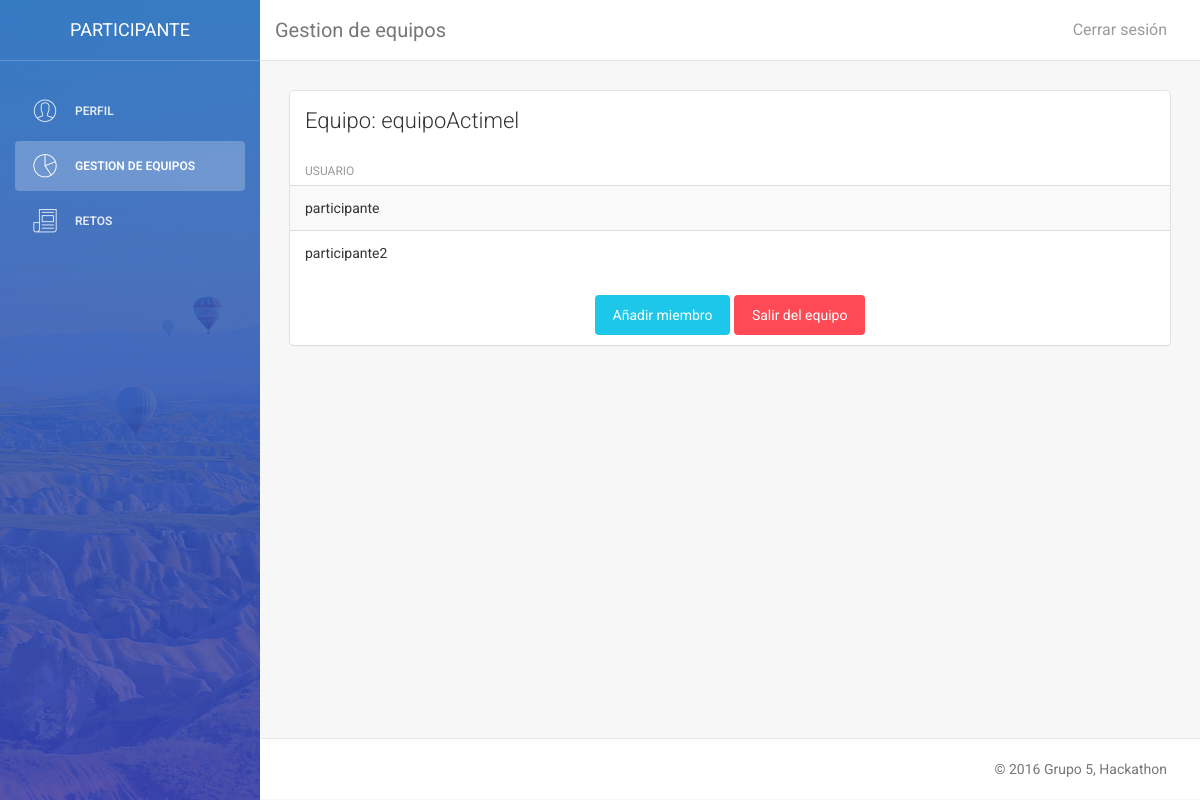
The page /vistas/participante/p_equipos.php (signed in) on the database as committed earlier.
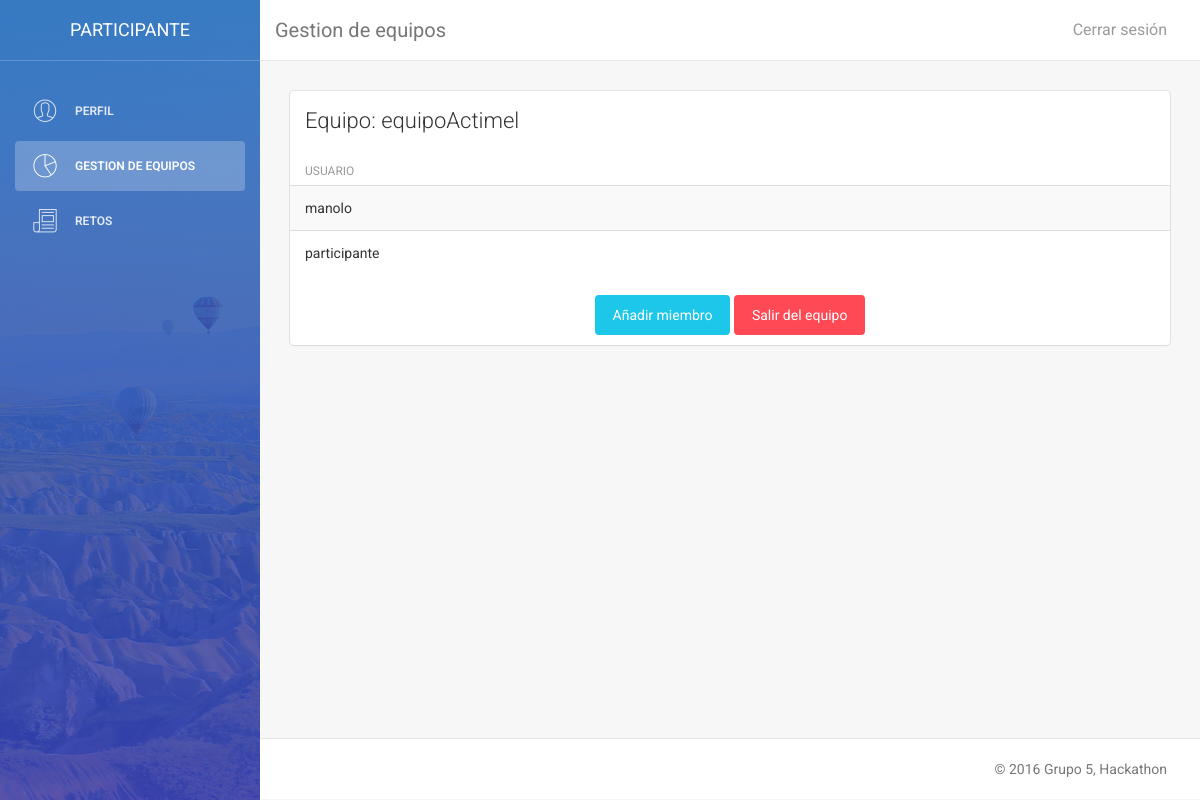
The same page on the database as committed later.
### tables this page shows
CREATE TABLE IF NOT EXISTS Usuario (
  `idUsuario` VARCHAR(50) NOT NULL,
  `Sede_idSede` VARCHAR(50) NOT NULL,
  `Nombre` VARCHAR(50) NOT NULL,
  `Password` VARCHAR(300) NOT NULL,
  `Email` VARCHAR(50) NOT NULL,
  `Idioma` ENUM('esp', 'eng') NOT NULL DEFAULT 'esp',
  `Equipo_idEquipo` VARCHAR(50) DEFAULT NULL,
  `Rol` ENUM('admin', 'juradoNacional', 'juradoSede', 'participante') DEFAULT 'participante',
   PRIMARY KEY (`idUsuario`),
  CONSTRAINT `fk_Usuario_Sede`
    FOREIGN KEY (`Sede_idSede`)
    REFERENCES Sede(`idSede`)
    ON DELETE CASCADE
    ON UPDATE CASCADE,
  CONSTRAINT `fk_Usuario_Equipo`
    FOREIGN KEY (`Equipo_idEquipo`)
    REFERENCES Equipo(`idEquipo`)
    ON DELETE CASCADE
    ON UPDATE CASCADE);

### modelo/model_usuario.php (called while the page is built, shortened)
<?php
include_once 'connect_DB.php';
class Usuario {
    private function getSede ($pk){
        $db = new Database();
        $query = 'SELECT Sede_idSede FROM Usuario WHERE idUsuario = \'' . $pk .  '\'';
        $result = $db->consulta($query);
        $row = $result->fetch_array(MYSQLI_NUM);
        $sede = $row[0];
        return $sede;
    }
    private function getNombre ($pk){
        $db = new Database();
        $query = 'SELECT Nombre FROM Usuario WHERE idUsuario = \'' . $pk .  '\'';
        $result = $db->consulta($query);
        $row = $result->fetch_array(MYSQLI_NUM);
        $nombre = $row[0];
        return $nombre;
    }
    private function getEmail ($pk){
        $db = new Database();
        $query = 'SELECT Email FROM Usuario WHERE idUsuario = \'' . $pk .  '\'';
        $result = $db->consulta($query);
        $row = $result->fetch_array(MYSQLI_NUM);
        $email = $row[0];
        return $email;
    }
    private function getIdioma ($pk){
        $db = new Database();
        $query = 'SELECT Idioma FROM Usuario WHERE idUsuario = \'' . $pk .  '\'';
        $result = $db->consulta($query);
        $row = $result->fetch_array(MYSQLI_NUM);
        $idioma = $row[0];
        return $idioma;
    }
    private function getRol ($pk){
        $db = new Database();
        $query = 'SELECT Rol FROM Usuario WHERE idUsuario = \'' . $pk .  '\'';
        $result = $db->consulta($query);
        $row = $result->fetch_array(MYSQLI_NUM);
        $rol = $row[0];
        return $rol;
    }
    private function getEquipo ($pk){
        $db = new Database();
        $query = 'SELECT Equipo_idEquipo FROM Usuario WHERE idUsuario = \'' . $pk .  '\'';
        $result = $db->consulta($query);
        $row = $result->fetch_array(MYSQLI_NUM);
        $equipo = $row[0];
        return $equipo;
    }
    public function getPassword ($pk){
        $db = new Database();
        $query = 'SELECT Password FROM Usuario WHERE idUsuario = \'' . $pk .  '\'';
        $result = $db->consulta($query);
        $row = $result->fetch_array(MYSQLI_NUM);
        $pass = $row[0];
        return $pass;
    }
    public function consultar ($pk){
        $sede = $this->getSede($pk);
        $usuNombre = $this->getNombre($pk);
        $usuEmail = $this->getEmail($pk);
        $usuPass = $this->getPassword($pk);
        $idioma = $this->getIdioma($pk);
        $equipo = $this->getEquipo($pk);
        $rol = $this->getRol($pk);
        $usuario = array("idUsuario"=>$pk, "sede"=>$sede, "nombre"=>$usuNombre, "email"=>$usuEmail, "password"=>$usuPass, "idioma"=>$idioma, "equipo"=>$equipo, "rol" => $rol);
        return $usuario;
    }
}
?>

### modelo/connect_DB.php (called while the page is built, shortened)
<?php
class Database {
    var $conexion;
    public function __construct($host="localhost",$user="admin_hackaton",
                                $pass="iu", $db="et1_hackaton"){
        $this->conexion = mysqli_connect($host, $user, $pass, $db);
    }
    public function consulta($sentencia){
        return mysqli_query($this->conexion,$sentencia);
    }
}
?>

### modelo/esp.php (called while the page is built, shortened)
<?php
$idioma["aceptar"] = "Aceptar";
$idioma["cancelar"] = "Cancelar";
$idioma["editar"] = "Editar";
$idioma["eliminar"] = "Eliminar";
$idioma["volver"] = "Volver";
$idioma["crear"] = "Crear";
$idioma["modificar"] = "Modificar";
$idioma["cerrar"] = "Cerrar sesión";
$idioma["si"] = "SI";
$idioma["no"] = "NO";
$idioma["ver"] = "Ver";
$idioma["add"] = "Añadir";
$idioma['perfil'] = "Perfil";
$idioma['editar_perfil'] = "Editar perfil";
$idioma['eliminar_perfil'] = "Eliminar mi cuenta";
$idioma['rol'] = "Rol";
$idioma['idioma'] = "Idioma";
$idioma['nueva_pass'] = "Nueva contraseña";
$idioma["login_introduccion"] = "Bienvenido a la pagina del Hackaton.";
$idioma["login_introduccion2"] = "El mayor evento de retos del mundo";
$idioma["login_logueate"] = "Logueate en nuestro sitio";
$idioma["login_introduzca"] = "Introduzca su usario y contraseña para entrar:";
$idioma["login_usuario"] = "Usuario";
$idioma["login_pass"] = "Contraseña";
$idioma["login_aceptar"] = "Entra!";
$idioma["login_registrar"] = "Regístrate";
$idioma["login_or"] = "o si no...";
$idioma["login_visita"] = "Mira los retos";
$idioma["login_retos"] = "Retos";
$idioma['login_frase_retos'] = "Haz click en los retos para ver su descripcion";
$idioma['volver_login'] = "Volver al login";
$idioma['crear_reto'] = "¡Crea un reto!";
$idioma["registro_introduccion"] = "Bienvenido a la pagina del Hackaton.";
$idioma["registro_introduccion2"] = "El mayor evento de retos del mundo";
$idioma["registro_registrate"] = "Regístrate en nuestro sitio";
$idioma["registro_introduzca"] = "Rellena los campos para regístrarte:";
$idioma["registro_usuario"] = "Usuario";
$idioma["registro_sede"] = "Sede";
$idioma["registro_nombre"] = "Nombre";
$idioma["registro_pass"] = "Contraseña";
$idioma["registro_email"] = "Correo";
$idioma["registro_equipo"] = "Equipo";
$idioma["registro_aceptar"] = "Regístrate";
$idioma["registro_volver"] = "Volver";
$idioma["reto_introduce"] = "Completa los siguientes campos";
$idioma["gestion_retos"] = "Gestión de retos";
$idioma["retoSi"] = "Retos aceptados";
?>

### vistas/participante/p_equipos.php (the view, shortened to what the changed rows need)
<!doctype html>
<html lang="en">
    <?php
    include_once "../../modelo/model_usuario.php";
    $usu = new Usuario();
    $datos = $usu->consultar($_SESSION['login_usuario']);
    ?>
    <body>
        <div class="wrapper">
            <div class="main-panel">
                <div class="content">
                    <div class="container-fluid">
                        <?php if($datos['equipo'] == null){ ?>
                        <div class="container-fluid" style="text-align: center;">
                            <h2><?php echo $idioma['sin_equipo'];?></h2>
                            <p><?php echo $idioma['sin_equipo2'];?></p>
                            <button type="button" class="btn btn-info btn-fill" onclick="location.href='p_equipo_nuevo.php'"><?php echo $idioma['nuevo_equipo'];?></button>
                        </div>
                        <?php } else { ?>
                        <div class="row">
                            <div class="col-md-12">
                                <div class="card">
                                    <div class="content table-responsive table-full-width">
                                        <table class="table table-hover table-striped">
                                            <thead>
                                                <th><?php echo $idioma['login_usuario']; ?></th>
                                            </thead>
                                            <tbody>
                                                <?php
                                                $usuarios = $usu->usuariosEquipo($datos['equipo']);
                                                $numero = 0;
                                                foreach($usuarios as $u){
                                                ?>
                                                <tr>
                                                    <td><?php echo $u['idUsuario']; $numero++; ?></td>
                                                </tr>
                                                <?php } ?>
                                            </tbody>
                                        </table>
                                    </div>
                                </div>
                            </div>
                        </div>
                        <?php } ?>
                    </div>
                </div>
            </div>
        </div>
    </body>
</html>

Rows that differ between the two databases and show on the page:
no longer on this page (row edited): usuario: idUsuario "participante2"
added usuario: idUsuario "manolo"
